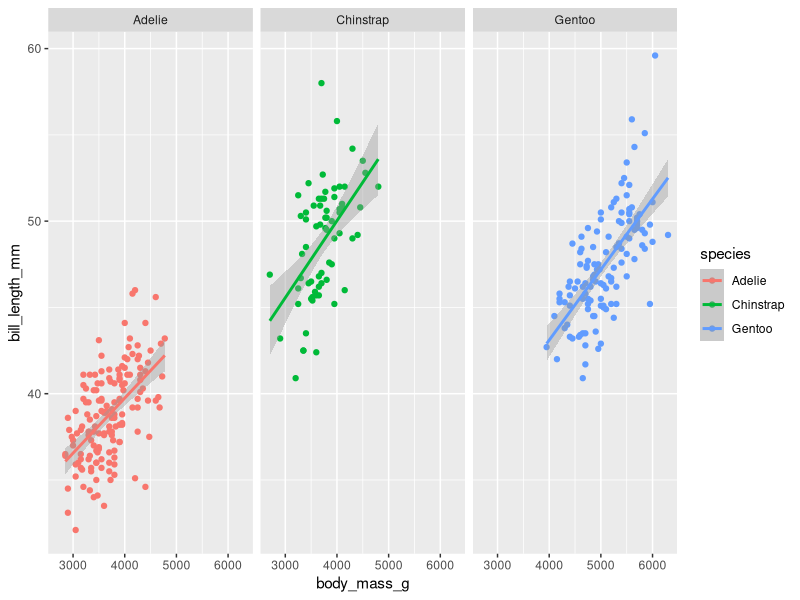
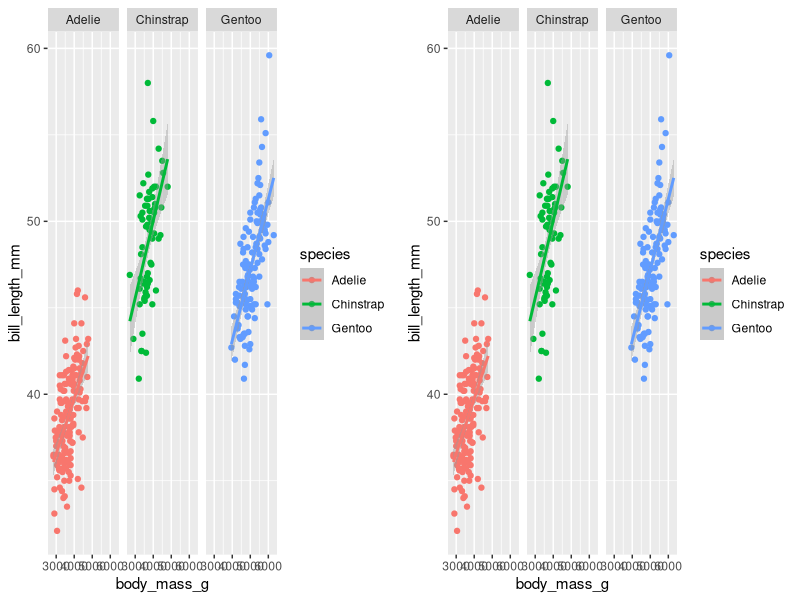

Source code (R) for these figures, in order:
# Script name
# Author
# Date


# NB: Create these section breaks by pressing: ctrl+shift+r
# Libraries ---------------------------------------------------------------

library(tidyverse)
library(ggpubr)
library(palmerpenguins)


# Data --------------------------------------------------------------------

# Load the dataset into the local environment
penguins <- penguins


# Example -----------------------------------------------------------------

# Basic faceted plot
lm_1 <- ggplot(data = penguins,
       aes(x = body_mass_g, y = bill_length_mm, colour = species)) +
  geom_point() +
  geom_smooth(method = "lm") +
  facet_wrap(~species)
lm_1

# Basic combined plot
ggarrange(lm_1, lm_1)


# Exercise 1 --------------------------------------------------------------

# Create a new plot type and facet by gender


# Exercise 2 --------------------------------------------------------------

# Create a new plot type and facet by three categories


# Exercise 3 --------------------------------------------------------------

# Combine all of the plots you've created so far
# Save them as a high-res file larger than 2 MB


# BONUS -------------------------------------------------------------------

# Use a different package to combine plots

